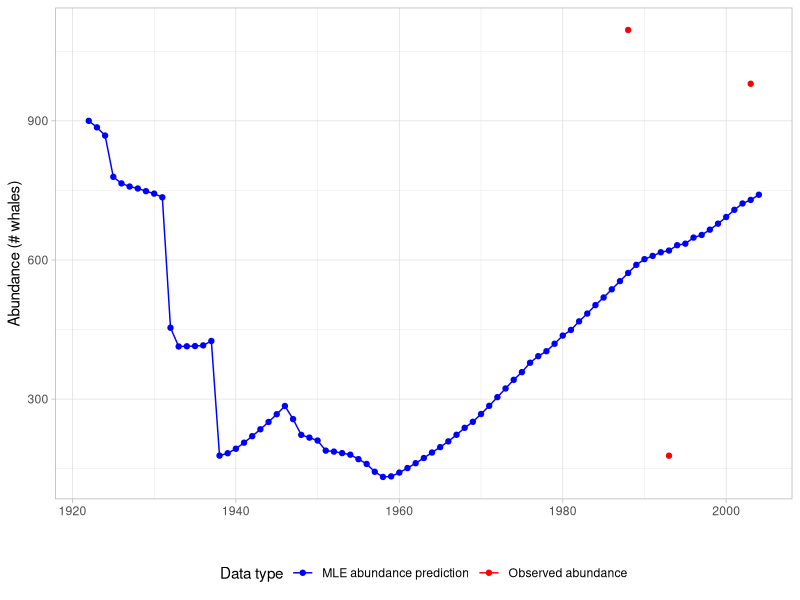
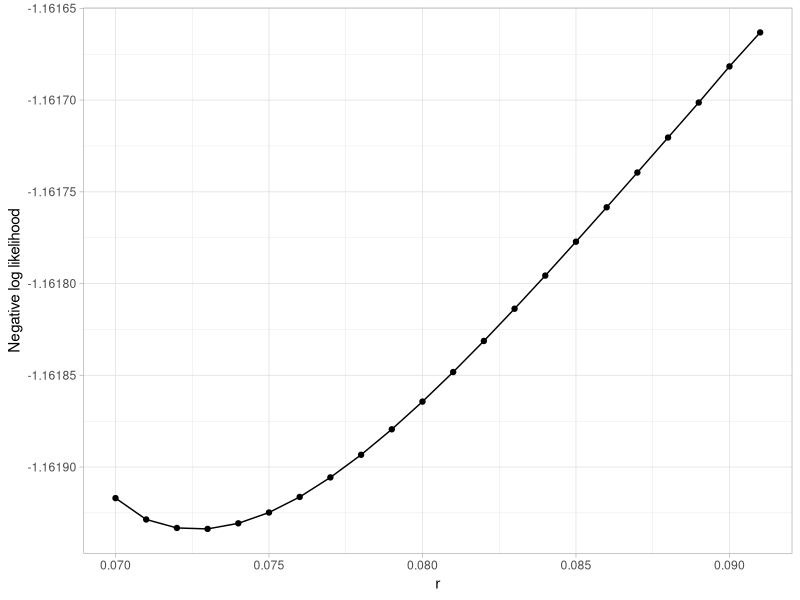
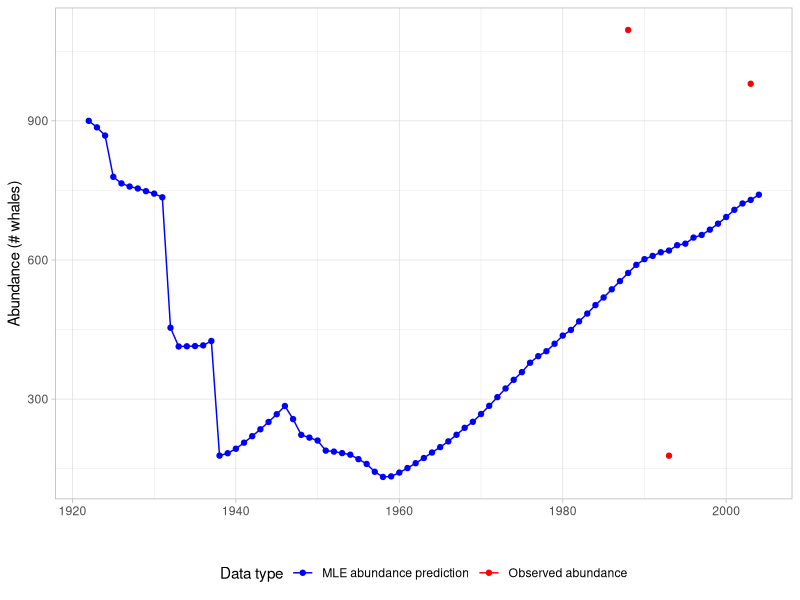
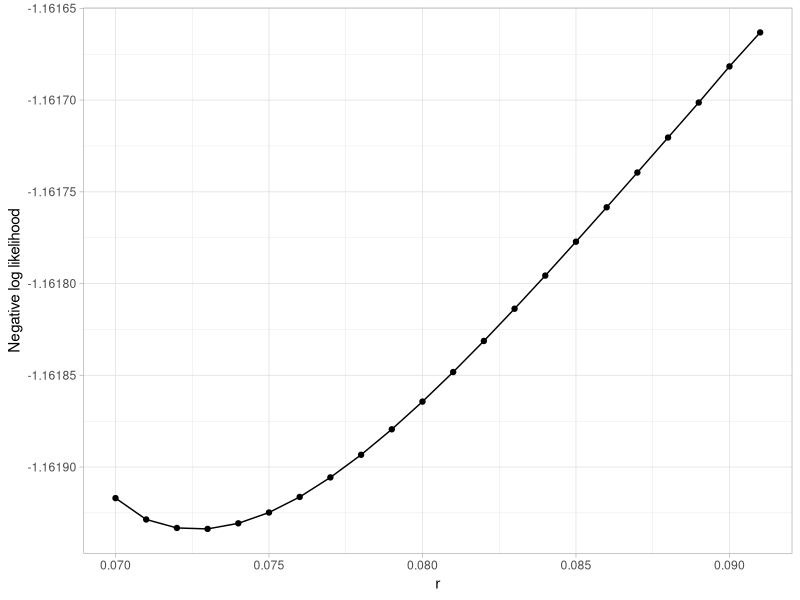

Reproduce these figures in R, in order.
# Connor Quiroz
# FISH 558 - Dr. Andre Punt

  library(tidyverse)
  
  ####################################################################
  
  # Problem 2
  
  # Read in Data
  data <- read.table("Homework 1/HWK1_data.txt", header = TRUE)
  data$Catch
  
  pop.model <- function(r, K) {
    
    # Create an array of biomass values for each year from 1922 to 2004
    # K is the same thing as the starting biomass in 1922
    N <- rep(NA, dim(data)[1])
    N[1] <- K # Set starting value to K
    z <- 2.39 # Predetermined Pella-Tomlinson parameter
    
    # Calcualte subsequent years
    for (t in 2:length(N)) {
      N[t] <- N[t-1] + r * N[t-1] * (1 - (N[t-1]/K)^z) - data$Catch[t-1]
    }
    
    # Return biomass across years
    return(N)
    
    
  }
  
  likelihood <- function(param.vec) {
  
    # Get parameter values from parameter vector
    r <- param.vec[1]
    K <- param.vec[2]
    tao <- abs(param.vec[3])
    
    # Get observation error standard deviation
    sigma_t <- sqrt(data$CV + tao)
    
    # Get the number of indivudals
    N <- pop.model(r = r, K = K)
    
    
    # TESTING (COMMENT BEFORE RUNNING LIKELIHOOD FUNCTION)
    # test_vector <- rep(NA, length(data$Abundance))
    # indexes <- which(!is.na(data$Abundance))
    # test_vector[indexes] <-  900000 # Some really large number to test in likelihood function
    
    # Calculate likelihood
    Likelihood <- prod((1/sigma_t * exp(-((log(N)-log(data$Abundance))^2)/(2*sigma_t^2))), na.rm = TRUE)
    # Likelihood <- prod((1/sigma_t * exp(-((log(test_vector)-log(data$Abundance))^2)/(2*sigma_t^2))), na.rm = TRUE)
    return(-log(Likelihood))
    
  }
  
  # Testing some stuff with likelihood
  
  
  # Set starting values
  param.vec <- c(0.05, 1000, 0.25)
  
  # Run optim to get MLE
  optim(par = param.vec, fn = likelihood, method = "Nelder-Mead")
  
  # Trying different starting values
  param.vec <- c(0.05, 1000, 0.25)
  result <- optim(par = param.vec, fn = likelihood, method = "Nelder-Mead")
  param.vec <- c(0.45, 2000, 0.05)
  result <- optim(par = param.vec, fn = likelihood, method = "Nelder-Mead")
  param.vec <- c(0.65, 5000, 0.5)
  result <- optim(par = param.vec, fn = likelihood, method = "Nelder-Mead")
  
  # These all yielded different results, and an r of 0 created null. I need to try across a grid of parameters 
  # to try numerous combinations of starting values across a parameter space I believe to be around the MLE
  # (prior beliefs gathered from scatterplot of observed catches) to obtain the MLE. By searching across ~76,000
  # different starting combinations, the algorithm will likely cross a suitable starting value that can fit the
  # three data points better than anyone else. I will test for this by only keeping the current lowest MLE with
  # the respective parameters as the R moves through the loop. I had to run the iterations multiple times because I
  # realized the MLE was at the maximum K value, meaning it's likely past that interval. I originally started with
  # these intervals:
  
  # for (r in seq(0.2, 1, by = 0.01)) {
  #   for (K in seq(1000, 1500, by = 50)) {
  #     for (tao in seq(0, 2.5, by = 0.05))
  
  
  # I'm going to switch narrower intervals that are closer to what tao and r parameter are at their MLE since I figured out
  # From the first iteration they were within their intervals, so I think their values would be relatively the same. Because
  # Shifting only our K value parameter would just be translating by K but with the same growth and error coefficient to
  # produce the same line, but shifted up due to K being higher in the hypothesized new MLE. This and likelihood profiles
  # allowed me to ensure a global minimum.
  
  # It is a generalized method across variables, but looking for any of the variable MLE estimates being the same as the
  # bounds I set in the for loop. If the MLE is at a bound, it is likely (I would argue almost certainly) that the MLE
  # is beyond that value. However, it seems that through a Bayesian analysis, we could traverse the minimums easier through
  # different sampling proceses like SIR or MCMC to traverse that parameter space differently to compute more holistic
  # probabilities.
  
  
  # I DONT THINK WE CAN FIND THE MLE. I think you tricked us. The "MLE" eventually converges around parameters when past a certain threshold, will
  # cause the model itself to diverge and not produce any estimate because the data points fall below the 0 population level.
  
  # I can estimate it as well as I can, but I will likely never find the *true exact* global minimum. Practically being close
  # on a parameter within 0.01 would be great even in a scientific context, but it mathematically isn't the same as
  # the global minimum. We are only numerically estimating it. Is this also why we are numerically estimating the posterior?
  # Because if we knew a closed form solution the shape of the parameter space, then we could analytically derive it,
  # but we're not, hence numerical estimation! As is, this is a four dimensional parameter space with the three parameters and the likelihood as the fourth variable.
  
  # I wasn't expecting it, but this homework assignment taught me about the difference between numerical and analytically solutions for the MLE,
  # with future thought settling on the applications of applying that in a Bayesian framework.
  
  # That being said, I can't actually find the true minimum, but I've gone ahead and minimized the model as much as I'm
  # patiently possible to test to each parameter to a specifc decimal place. Exceeding past either of those values (i.e.,
  # going lower which is what yields a higher MLE) will cause model divergence
  
  
  # This is basically a four dimensional negative log likelihood surface we are trying to traverse. There's no way we can
  # locate the global minimum with the current method.
  # The lowest likelihood value given our setup is 0 and that's
  # another reason we can't ever find the true minimum.
  # Because all the good low points have a likelihood of 0. I think we can do given our likelihood formula is 0. Not sure if that's how the likelihood
  # formula actually bounds it at 0, but I'm not sure that doesn't captures the analytical bounds of the MLE value.
  
  # THIS IS WHY IT IS SUCH A BIG ISSUE Because wherever you traverse the likelihood terrain with a model setup like this, different scientists
  # Will converge to different theories and they technicaly are both correct if their likelihoods are both "0" due to software + numerical
  # limitations for actually finding the MLE. I think the primary issue with this approach lies in the numerical limitation because that is how the likelihood is set up
  # and would be the similar likelihood we use to calculate likelihood in Bayesian, which is why finding the true value would be a different approach. But it would still
  # Give us a better idea of what we don't exactly know. 
  
  
  # Grid search / SIR / MCMC would also work much better because the sampling approach is also different then Nelder-Mead, helping us traverse uncertain parameter landscapes
  # much more efficiently. With that logic, wouldn't Bayesian be another form of loss function optimization (e.g., minimizing function instead of likelihood function)
  # as loss would be a different way to represent likelihood in a broader machine learning problem? Since both frequentist / Bayesian methods are both trying to find
  # the global minimum in one way or another.
  
  param.vec <- c(0.1, 600, 255)
  result <- optim(par = param.vec, fn = likelihood, method = "Nelder-Mead")
  
  MLE <- Inf   # Start with Inf, since we are minimizing
  params <- NULL
  iteration <- 0
  
  for (r in seq(0.07, 0.09, by = 0.01)) {
    for (K in seq(900, 1000, by = 50)) {
      for (tao in seq(0.05, 0.6, by = 0.05)) {
        
        param.vec <- c(r, K, tao)
        
        # Insert a catch so that if an error occurs from bad starting params (e.g., r = 0 --> error), 
        # it will continue to the next loop iteration and repeat until the optim() works properly,
        # then compare against the current lowest NLL.
        result <- tryCatch(
          {
            res <- optim(par = param.vec, fn = likelihood, method = "Nelder-Mead")
            if (is.finite(res$value)) res else NULL
          },
          error = function(e) {
            message("Skipping bad initial parameters: ", paste(param.vec, collapse = ", "))
            NULL
          }
        )
        
        # If result is valid, and better than current best, update
        if (!is.null(result)) {
          if (result$value < MLE) {
            MLE <- result$value
            params <- param.vec
            print(paste0("New best MLE found of ", signif(result$value, 4), "! Parameters used: ", param.vec))
          }
        }
        
        iteration <- iteration + 1
        if (iteration %% 500 == 0) {
          print(paste0("Iteration # ", iteration))
        }
      }
    }
  }

# For putting into plot for graphing observed vs expected data. Tao not needed because it was only used for nll,
# not producing an actual model abundance point.
r_MLE <- params[1]

K_MLE <- params[2]

tao_MLE <- params[3]

# Plot model to observed data
B_MLE <- pop.model(r = r_MLE, K = K_MLE) %>% # MLE predictions
  tibble(Abundance_MLE = .)

# Join MLE estimates to observed data
(MLE_plot <- data %>%
  bind_cols(B_MLE) %>%
  pivot_longer(cols = c("Abundance", "Abundance_MLE")) %>%
  mutate(name = case_when(
    name == "Abundance" ~ "Observed abundance",
    name == "Abundance_MLE" ~ "MLE abundance prediction"
  )) %>%
  ggplot(aes(x = Year, y = value, color = name)) +
  geom_line() +
  geom_point() +
  theme_light() +
  theme(legend.position = "bottom") +
  labs(x = "", y = "Abundance (# whales)",
       color = "Data type") +
  scale_color_manual(values = c("blue", "red")))

ggsave("MLE_plot.jpg", plot = MLE_plot, device = "png", units = "in", width = 6.5, height = 4)



####################################################################

# Problem 3

# Redefine likelihood function so that the parameter vector only includes r, we are optimizing for R and will change
# K to get the MLE at that given K for which will give us the resulting r value too, producing a likelihood profile
likelihood <- function(param.vec, r = 0.078) {
  
  # Get parameter values from parameter vector
  # r <- param.vec[1] <----- No more need for r for likelihood profile <-----
  K <- param.vec[1] 
  tao <- abs(param.vec[2])
  
  # Get observation error standard deviation
  sigma_t <- sqrt(data$CV + tao)
  
  # Get the number of indivudals
  N <- pop.model(r = r, K = K)
  
  # Calculate likelihood
  Likelihood <- sum((1/sigma_t * exp(-((log(N)-log(data$Abundance))^2)/(2*sigma_t^2))), na.rm = TRUE)
  return(-log(Likelihood))
  
}


# make r.seq once
r.seq <- seq(0.07, 0.091, 0.001)
param.vec <- c(K_MLE, tao_MLE)

profile <- matrix(NA, nrow = length(r.seq), ncol = 2)
colnames(profile) <- c("r", "Likelihood")
profile[,1] <- r.seq   # first col = fixed r values

for (i in seq_along(r.seq)) {
  r <- r.seq[i]
  output <- optim(par = param.vec, fn = likelihood, r = r)
  
  # use i instead of which()
  profile[i, 2] <- output$value
}




# Visualize profile
(likelihood_profile <- data.frame(profile) %>%
    mutate(MSYR = 0.705 * r) %>%
  ggplot((aes(x = r, y = Likelihood))) +
  geom_point() +
    geom_line() +
    theme_light() +
    labs(y = "Negative log likelihood"))

# Save likelihood profile
ggsave("likelihood_profile.jpg", plot = likelihood_profile, device = "png", units = "in", width = 6.5, height = 4)
